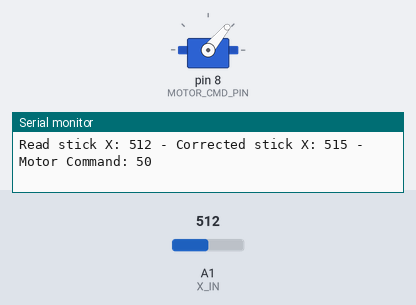
Simulated run of this sketch. Board: Arduino Uno, built with avr-gcc and run on an emulated ATmega328P. On the bench: servo, the last lines printed to the serial monitor. The test bench sets the inputs (shaded band); at power-on: A1 (X_IN) = 512.

Above: at 1.2 s.
1.3 s: A1 (X_IN) set to 964
2.8 s: A1 (X_IN) set to 992
At 4.0 s:
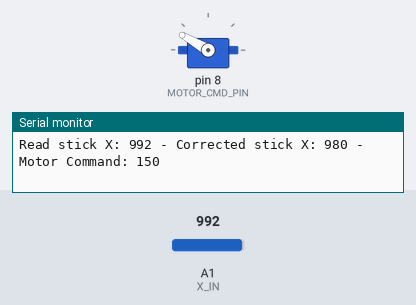
4.3 s: A1 (X_IN) set to 525
5.8 s: A1 (X_IN) set to 502
At 6.2 s:
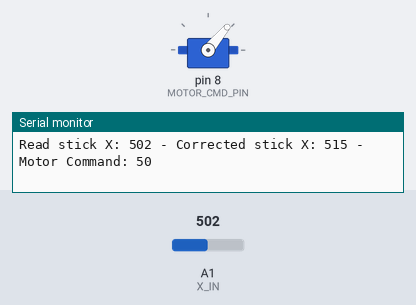
7.3 s: A1 (X_IN) set to 990
At 8.4 s:
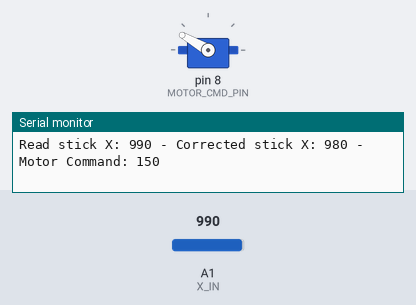
Timing chart, 0 to 9.8 s (numbered marks = the images above; inputs shaded):
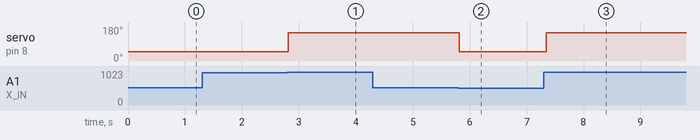

The sketch:

servo_stick.ino
```cpp
#include <Servo.h>
Servo servo;

const int MIN_X = 515; // measured middle position on vertical axis
const int MAX_X = 980; // measured top position on vertical axis

const int MOTOR_CMD_PIN = 8;
const int X_IN = A1;

int raw_x_pos;
int x_pos;

void setup() {
  servo.attach( MOTOR_CMD_PIN ) ;
  servo.write( 0 );

  pinMode( X_IN, INPUT ) ;

  Serial.begin( 115200 );
  while ( !Serial ) {
    ; // wait for serial port to connect. Needed for Native USB only
  }
}

void loop() {
  raw_x_pos = analogRead ( X_IN ) ;

  // Clamping to calibrated values
  if ( raw_x_pos < MIN_X ) x_pos = MIN_X;
  if ( raw_x_pos > MAX_X ) x_pos = MAX_X;

  int cmd = map( x_pos, MIN_X, MAX_X, 50, 150 );

  servo.write ( cmd ) ;

  Serial.print( "Read stick X: " ); Serial.print( raw_x_pos );
  Serial.print( " - Corrected stick X: " ); Serial.print( x_pos );
  Serial.print( " - Motor Command: " ); Serial.print( cmd );
  Serial.println( "");

  delay (60) ;
}
```

Measured:
- the behaviour switches between 980 and 981 on A1 (X_IN) (found by bisection; images 0 and 1)
- the behaviour switches between 515 and 514 on A1 (X_IN) (found by bisection; images 1 and 2)
- after the input at 2.8 s, servo on pin 8 (MOTOR_CMD_PIN): 50° → 150° at once
- after the input at 5.8 s, servo on pin 8 (MOTOR_CMD_PIN): 150° → 50° at once
- after the input at 7.3 s, servo on pin 8 (MOTOR_CMD_PIN): 50° → 150° at once
